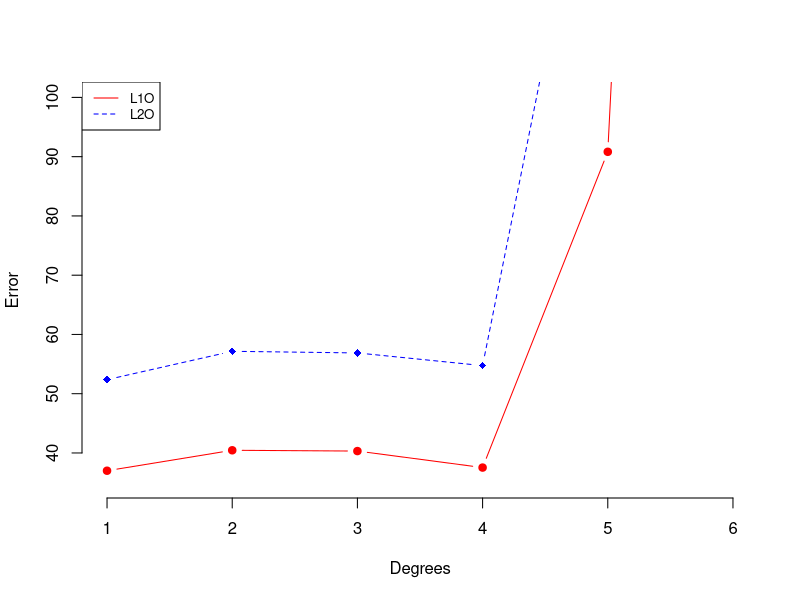
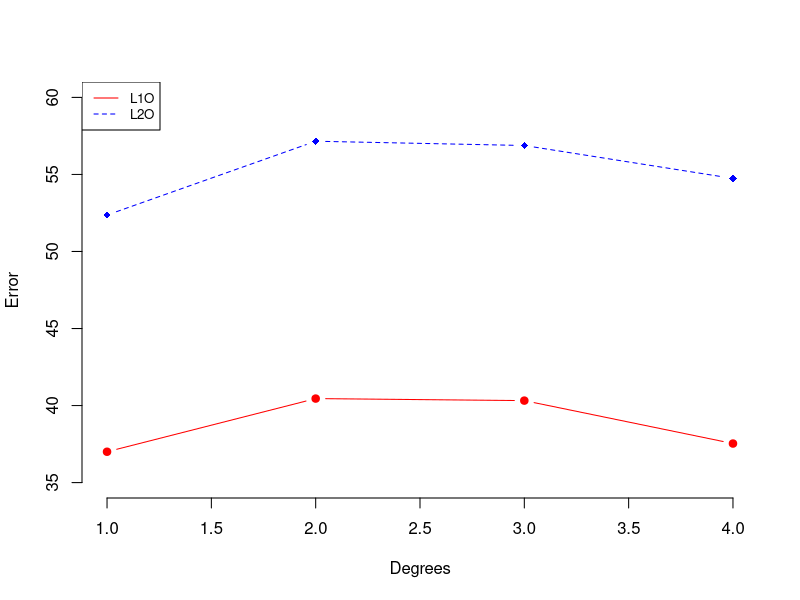

The R source for these figures, in order:
library(ggplot2)

data <- read.csv('./data/beerhall.csv', header=TRUE)

colnames(data) <- c("County", "Region", "Region_Code", "Criminals_per_100k", 
                    "Ale_Beer_Houses_per_100k", "Attendants_at_School_per_10k", 
                    "Attendants_at_Public_Worship_per_2000")
# Load necessary library for regression modeling


# Fit a multiple linear regression model
model <- lm(Criminals_per_100k ~ Ale_Beer_Houses_per_100k + 
              Attendants_at_School_per_10k + 
              Attendants_at_Public_Worship_per_2000, data = data)
L1O<-1:8
for (k in 1:8) {
  output<-0
  for (l in 1:40){
      traindata <- data[-l,]
      modelA <- lm(Criminals_per_100k ~ polym(Ale_Beer_Houses_per_100k, Attendants_at_School_per_10k, degree =  k), data = traindata)
      output <- output+(predict(modelA, newdata = data)[l]-data$Criminals_per_100k[l])^2
  }
  L1O[k]<-(output/40)**0.5
}

L2O<-1:8
for (k in 1:8) {
  output<-0
  for (l in 1:39){
  for (x in (l+1):40) {
    traindata <- data[-c(x,l),]
    modelA <- lm(Criminals_per_100k ~ polym(Ale_Beer_Houses_per_100k, Attendants_at_School_per_10k, degree =  k), data = traindata)
    output <- output+(predict(modelA, newdata = data)[x]-data$Criminals_per_100k[x])^2
    output <- output+(predict(modelA, newdata = data)[l]-data$Criminals_per_100k[l])^2
  }
  }
  L2O[k]<-(2*output/(40*39))**0.5
}
L1O
L2O

modelF <- lm(Criminals_per_100k ~ polym(Ale_Beer_Houses_per_100k, Attendants_at_School_per_10k, degree =  4), data = data)
modelF2 <- lm(Criminals_per_100k ~ polym(Ale_Beer_Houses_per_100k, Attendants_at_School_per_10k, degree =  3), data = data)
summary(modelF)
summary(modelF2)
summary(model)


# Create a first line
plot(1:6, L1O[1:6], type = "b", frame = FALSE, pch = 19, 
     col = "red", xlab = "Degrees", ylab = "Error", ylim = c(35, 100))
# Add a second line
lines(1:6, L2O[1:6], pch = 18, col = "blue", type = "b", lty = 2)
# Add a legend to the plot
legend("topleft", legend=c("L1O", "L2O"),
       col=c("red", "blue"), lty = 1:2, cex=0.8)


# Create a first line
plot(1:4, L1O[1:4], type = "b", frame = FALSE, pch = 19, 
     col = "red", xlab = "Degrees", ylab = "Error", ylim = c(35,60))
# Add a second line
lines(1:4, L2O[1:4], pch = 18, col = "blue", type = "b", lty = 2)
# Add a legend to the plot
legend("topleft", legend=c("L1O", "L2O"),
       col=c("red", "blue"), lty = 1:2, cex=0.8)
